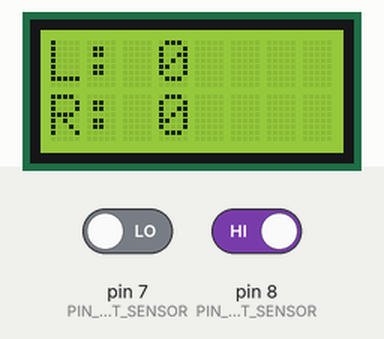
Simulated run of this sketch. Board: Arduino Leonardo, built with avr-gcc and run on an emulated ATmega32U4. Shown: 8×2 character LCD. The inputs (shaded band) are chosen by the test bench; at power-on: pin 7 (PIN_RIGHT_SENSOR) LOW, pin 8 (PIN_LEFT_SENSOR) HIGH.

Above: at 1.2 s.
1.3 s: pin 7 (PIN_RIGHT_SENSOR) driven HIGH
At 2.5 s:
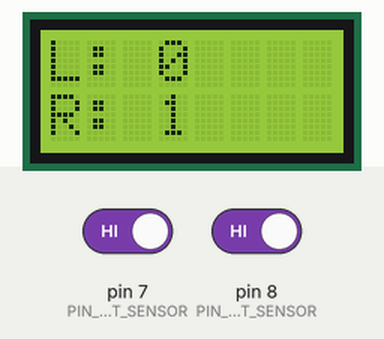
2.8 s: pin 8 (PIN_LEFT_SENSOR) driven LOW
At 3.5 s:
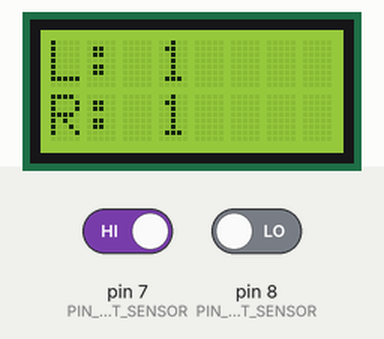
4.3 s: pin 7 (PIN_RIGHT_SENSOR) driven LOW
At 5.5 s:
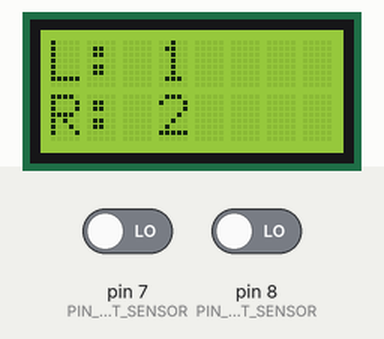
5.8 s: pin 8 (PIN_LEFT_SENSOR) driven HIGH
At 6.4 s:
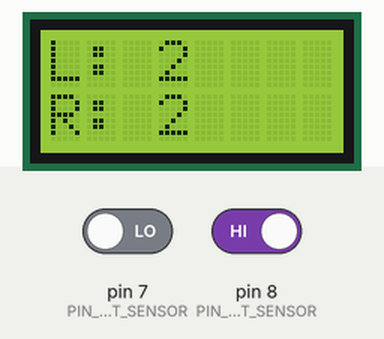
7.3 s: pin 7 (PIN_RIGHT_SENSOR) driven HIGH
At 8.4 s:
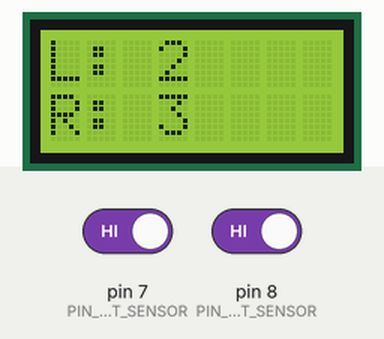
8.8 s: pin 8 (PIN_LEFT_SENSOR) driven LOW
At 9.3 s:
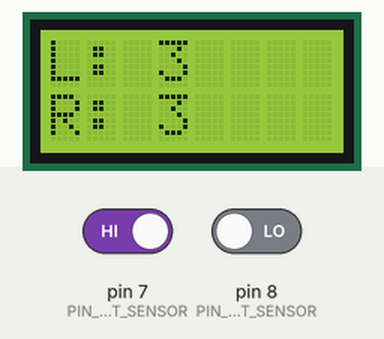
Timing chart, 0 to 11.3 s (numbered marks = the images above; inputs shaded):
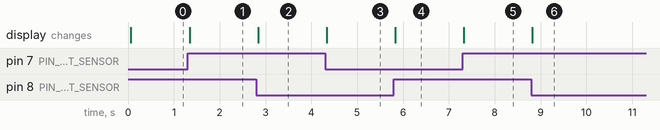

The sketch:

2_HandvsInterruptCounter.ino
```cpp
/* This program compares the two method to count the number of state change of a sensor
 *
 *  The hand method fails if we try to do too many things in the loop
 *  The interrupt method never fails
 */

#include <Wire.h>
#include <Zumo32U4.h>

Zumo32U4LCD lcd;
Zumo32U4Motors motors;

#define PIN_RIGHT_SENSOR  7
#define PIN_LEFT_SENSOR  8

int count_left;
int previous_state_left;
int current_state_left;

int count_right;

void interrupt_right()
{
  count_right += 1;
}

void setup()
{
  pinMode(PIN_LEFT_SENSOR, INPUT);
  count_left = 0;
  previous_state_left = digitalRead(PIN_LEFT_SENSOR);

  count_right = 0;
  attachInterrupt(digitalPinToInterrupt(PIN_RIGHT_SENSOR), interrupt_right, CHANGE);
}

void loop()
{

  // manual counting
  current_state_left = digitalRead(PIN_LEFT_SENSOR);

  if (current_state_left != previous_state_left) {
    count_left += 1;
  }

  previous_state_left = current_state_left;

  // print left counter on top line
  lcd.gotoXY(0, 0);
  lcd.print("L: ");
  lcd.print(count_left);
  // print right counter on bottom line
  lcd.gotoXY(0, 1);
  lcd.print("R: ");
  lcd.print(count_right);

  // The hand counter and the interrupt will vary greatly in accuracy if you do something else in the loop

  // use for example delay(50) to play by hand
  delay(50);

  // turn on motors to see more drastic effects.
//  motors.setSpeeds(75, 75);
//  delay(500);
//  motors.setSpeeds(-75, -75);
//  delay(500);
}
```

Measured:
- after the input at 1.3 s, the display: changes after 0.05 s (image 1)
- after the input at 2.8 s, the display: changes at once (image 2)
- after the input at 4.3 s, the display: changes at once (image 3)
- after the input at 5.8 s, the display: changes at once (image 4)
- after the input at 7.3 s, the display: changes at once (image 5)
- after the input at 8.8 s, the display: changes at once (image 6)
